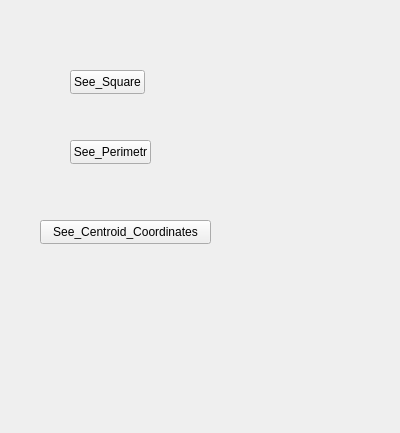
<?xml version="1.0" encoding="UTF-8"?>
<ui version="4.0">
 <class>ViewSquare</class>
 <widget class="QWidget" name="ViewSquare">
  <property name="geometry">
   <rect>
    <x>0</x>
    <y>0</y>
    <width>400</width>
    <height>433</height>
   </rect>
  </property>
  <property name="windowTitle">
   <string>Form</string>
  </property>
  <widget class="QPushButton" name="see_square">
   <property name="geometry">
    <rect>
     <x>70</x>
     <y>70</y>
     <width>75</width>
     <height>24</height>
    </rect>
   </property>
   <property name="text">
    <string>See_Square</string>
   </property>
  </widget>
  <widget class="QPushButton" name="see_perimetr">
   <property name="geometry">
    <rect>
     <x>70</x>
     <y>140</y>
     <width>81</width>
     <height>24</height>
    </rect>
   </property>
   <property name="text">
    <string>See_Perimetr</string>
   </property>
  </widget>
  <widget class="QPushButton" name="see_centroid">
   <property name="geometry">
    <rect>
     <x>40</x>
     <y>220</y>
     <width>171</width>
     <height>24</height>
    </rect>
   </property>
   <property name="text">
    <string>See_Centroid_Coordinates</string>
   </property>
  </widget>
 </widget>
 <resources/>
 <connections/>
</ui>
